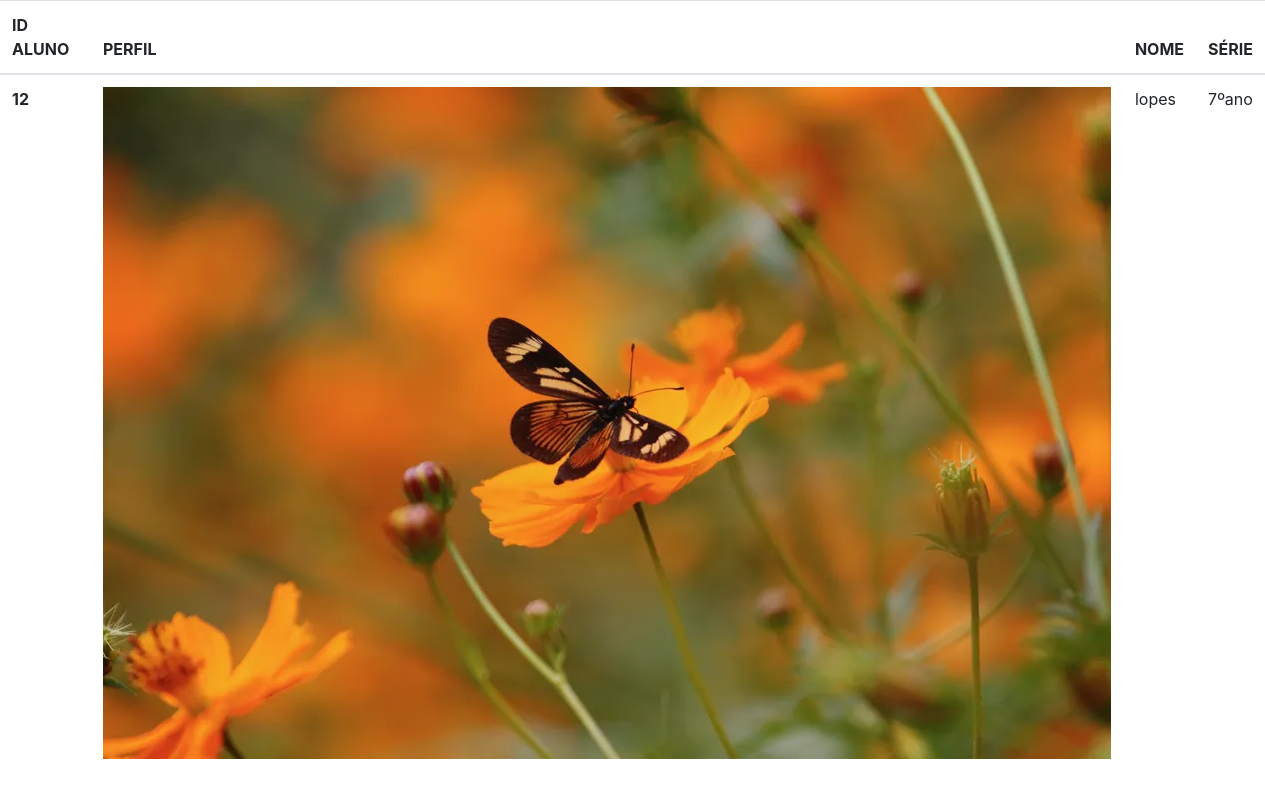
Page /eletiva/TIa on the earlier database version.
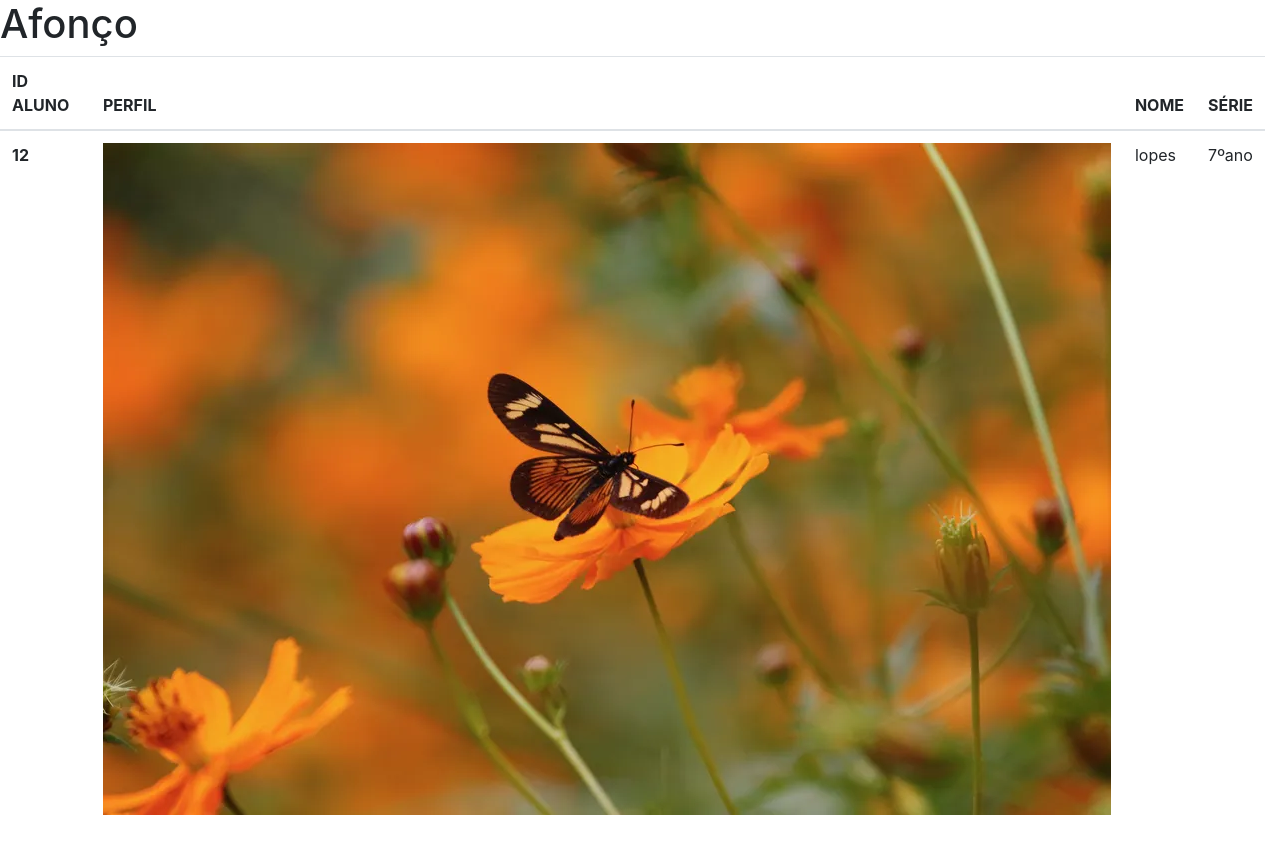
Same page on the later database version.
### Aplicativo/models.py (models this page shows)
class Alunos(models.Model):
    imagem = models.FileField(upload_to='imagem_alunos', null=True, blank=False)
    serie = models.CharField(max_length=50)
    nome = models.CharField(max_length=100)
    email = models.EmailField(max_length=100)
    senha = models.CharField(max_length=100)
    eletiva = models.CharField(max_length=50, null=True, blank=False)

class Professores(models.Model):
    eletiva = models.CharField(max_length=100,null=True, blank=False)
    nome = models.CharField(max_length=100)
    email = models.EmailField(max_length=100)
    senha = models.CharField(max_length=100)
    imagem = models.FileField(upload_to='imagem_professores', null=True, blank=False)

### Aplicativo/views.py (the view)
# urls.py: path('eletiva/<str:eletiva>',ver_eletiva,name='ver-eletiva'),
def ver_eletiva(request,eletiva):
    dados = {}
    dados['alunos'] = Alunos.objects.filter(eletiva=eletiva).values()
    try:
        dados['professor'] = Professores.objects.filter(eletiva=eletiva)
    except:
        messages.info(request,'Não professor responsável por essa eletiva')
    if len(dados['alunos']) == 0:
        messages.info(request,'Não há alunos nesta eletiva')
    return  render(request,'eletiva/eletiva.html',dados)

### Aplicativo/templates/eletiva/eletiva.html (shortened to what this page needs)
<!DOCTYPE html>
<html lang="en">
<head>
    <link rel="stylesheet" href="https://stackpath.bootstrapcdn.com/bootstrap/4.1.3/css/bootstrap.min.css">
</head>
<body>
  {% for i in professor%}
    <h1>{{i.nome}}</h1>
  {% endfor %}
    <table class="table">
        <thead>
          <tr>
            <th scope="col">ID ALUNO</th>
            <th scope="col">PERFIL</th>
            <th scope="col">NOME</th>
            <th scope="col">SÉRIE</th>
          </tr>
        </thead>
        <tbody>
          {% for i in alunos%}
          <tr>
            <th scope="row">{{i.id}}</th>
            <th><img src="../../../media/{{i.imagem}}" alt=""></th>
            <td>{{i.nome}}</td>
            <td>{{i.serie}}</td>
          </tr>
          {%endfor%}
        </tbody>
      </table>
</body>
</html>

Differences in the rows shown:
now on this page (row edited): Professores: nome "Afonço"
